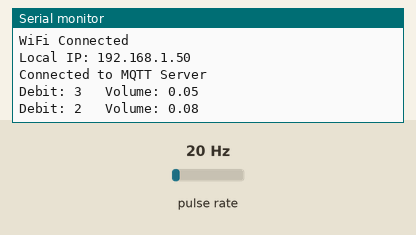
Recording of a program running on a simulated ESP32. Shown: the last lines printed to the serial monitor. Wiring (inferred from the names in the program): pulse sensor: data GPIO 22. The test bench sets the inputs (shaded band); at power-on: pulse rate 20 Hz. WiFi joins after 1.5 s; servers stay silent unless stated; no MQTT or app messages arrive unless stated.

Above: at 2.7 s.
2.8 s: pulse rate (sensor on GPIO 22) set to 4 Hz
At 4.1 s:
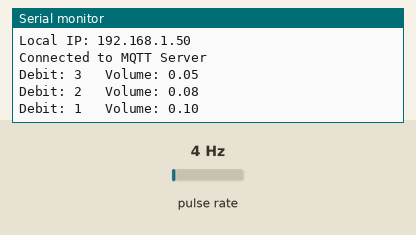
4.3 s: pulse rate (sensor on GPIO 22) set to 50 Hz
At 5.0 s:
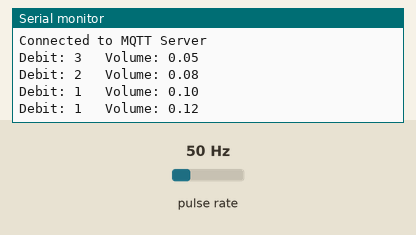
Timing chart, 0 to 7.3 s (numbered marks = the images above; inputs shaded):
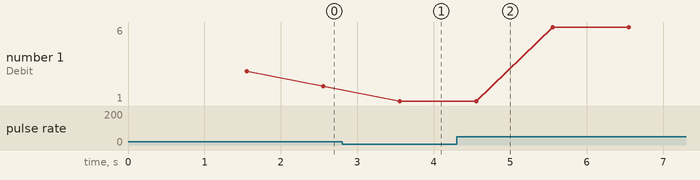

Measured:
- after the input at 2.8 s, the serial monitor: prints a new line after 0.75 s (image 1)
- after the input at 4.3 s, the serial monitor: prints a new line after 0.25 s (image 2)
- plotted number 1: 2 → 1 after the input at 2.8 s, 1 → 6 after the input at 4.3 s

The program:

main.cpp
```cpp
#include <Arduino.h>
#include <WiFi.h>
#include "PubSubClient.h"

#define WIFI_SSID "bayuabi2"
#define WIFI_PASSWORD "87654321"

#define MQTT_HOST "192.168.43.151"
#define MQTT_PORT 1883

WiFiClient espClient;
PubSubClient client(espClient);

char c_debit[50];
char c_volume[50];
bool sendState = false;

#define WATERFLOW_PIN 22

volatile uint8_t tick = 0;

void ISR_FUNC();

unsigned long int currentTime = 0;
unsigned long int previousTime = 0;
unsigned long int previousTime2 = 0;
float volume, volumeTemp = 0;
int debit = 0;

String meteranID = "ABC123";

void setup() {
  Serial.begin(115200);

  attachInterrupt(WATERFLOW_PIN, ISR_FUNC, FALLING);

  Serial.print("Connecting to: ");
  Serial.println(WIFI_SSID);

  WiFi.begin(WIFI_SSID, WIFI_PASSWORD);

  while(WiFi.status() != WL_CONNECTED){
    delay(500);
    Serial.print(".");
  }

  Serial.println("");
  Serial.println("WiFi Connected");
  Serial.print("Local IP: ");
  Serial.println(WiFi.localIP());

  client.setServer(MQTT_HOST, MQTT_PORT);
}

void loop() {
  if(!client.connected()){
    while(!client.connected()){
    if(client.connect("")){
      Serial.println("Connected to MQTT Server");
    }
    else{
      Serial.println("Tidak Connect");
    }
  }
  }

  currentTime = millis();
  if (currentTime - previousTime >= 1000){
    previousTime = currentTime;

    debit = tick/8;

    volume = float(debit) / 60;
    volume = volumeTemp + volume;

    Serial.print("Debit: ");
    Serial.print(debit);
    Serial.print("   Volume: ");
    Serial.println(volume);

    tick = 0;
  }
  volumeTemp = volume;

  if(currentTime - previousTime2 >= 2000){
    previousTime2 = currentTime;

    if(!sendState){
      snprintf(c_debit, 50, "%d", debit);
      client.publish("debit", c_debit);
      sendState = !sendState;
    }
    else{
      snprintf(c_volume, 50, "%f", volume);
      client.publish("volume", c_volume);
      sendState = !sendState;
    }
  }
}

void ISR_FUNC(){
  tick++;
}
```
